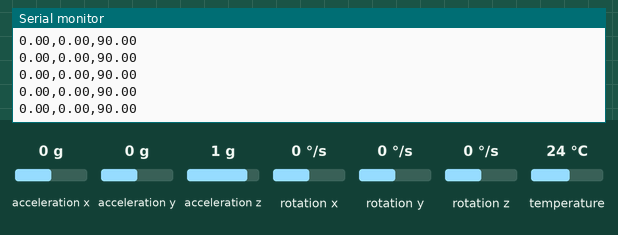
Bench run of a sketch on a simulated ESP32. On the bench: the last lines printed to the serial monitor. Inputs (shaded band) come from the test bench; at power-on: acceleration z 1 g, acceleration x 0 g, acceleration y 0 g, rotation x 0 °/s, rotation y 0 °/s, rotation z 0 °/s, temperature 24 °C. Nothing arrives over Bluetooth unless stated.

Above: at 1.3 s.
1.4 s: acceleration z set to 0 g
At 1.9 s:
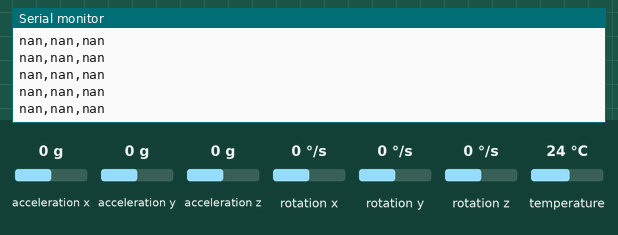
3.3 s: acceleration x set to -1.4 g
At 3.8 s:
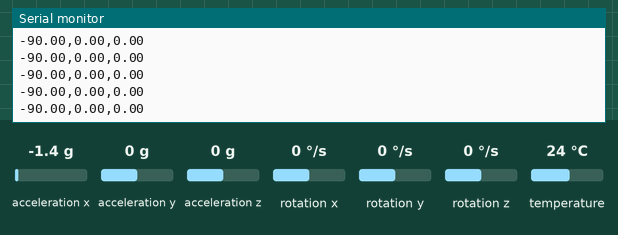
4.8 s: acceleration y set to -1.4 g
At 5.4 s:
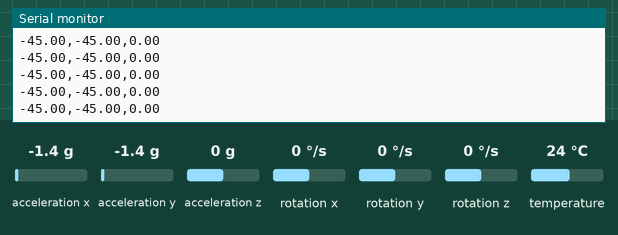
Timing chart, 0 to 7.8 s (numbered marks = the images above; inputs shaded):
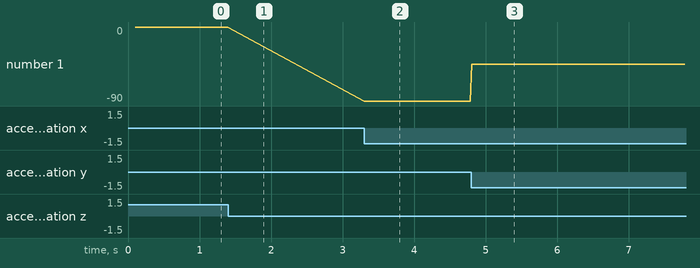

The sketch:

MPU_tilt_test.ino
```cpp
#include <ArduinoQueue.h>

// Basic demo for accelerometer readings from Adafruit MPU6050

#include <Adafruit_MPU6050.h>
#include <Adafruit_Sensor.h>
#include <Wire.h>

Adafruit_MPU6050 mpu;

#include "BluetoothSerial.h"

#if !defined(CONFIG_BT_ENABLED) || !defined(CONFIG_BLUEDROID_ENABLED)
#error Bluetooth is not enabled! Please run `make menuconfig` to and enable it
#endif

BluetoothSerial SerialBT;

void setup(void) {
  Serial.begin(9600);
  SerialBT.begin("Smart Pen 0.0");


  // Try to initialize!
  if (!mpu.begin()) {
    Serial.println("Failed to find MPU6050 chip");
    while (1) {
      delay(10);
    }
  }

  mpu.setAccelerometerRange(MPU6050_RANGE_16_G);
  mpu.setGyroRange(MPU6050_RANGE_250_DEG);
  mpu.setFilterBandwidth(MPU6050_BAND_21_HZ);
  Serial.println("");
  delay(100);
}


float roll, pitch, yaw;
float elapsedTime, currentTime, previousTime;
double previousTheta, previousGamma, previousPhi;
double calcTheta, calcGamma, calcPhi;
const int numAverage = 5;
int averageCounter = 0;
ArduinoQueue<double> data_Theta(numAverage);
ArduinoQueue<double> data_Gamma(numAverage);
ArduinoQueue<double> data_Phi(numAverage);

double previousRoll, previousPitch, previousYaw;
void loop() {

  /* Get new sensor events with the readings */
  sensors_event_t a, g, temp;
  mpu.getEvent(&a, &g, &temp);
  previousTime = currentTime;        // Previous time is stored before the actual time read
  currentTime = millis();            // Current time actual time read
  elapsedTime = (currentTime - previousTime) / 1000;
  /* Print out the values */
  //We know that the Gyro is in degrees per second
  double ax, ay, az;
  previousTheta = calcTheta;
  previousGamma = calcGamma;
  previousPhi = calcPhi;
  previousRoll = roll;
  previousPitch = pitch;
  previousYaw = yaw;
  calcTheta = 0;
  calcGamma = 0;
  calcPhi = 0;
  ax = a.acceleration.x;
  ay = a.acceleration.y;
  az = a.acceleration.z;
  const int LIM = 20;
  for(int x = 0; x < LIM; x++){
    calcTheta += (ax)/(sqrt(ay*ay + az*az));
    calcGamma += (ay)/(sqrt(ax*ax + az*az));
    calcPhi += (az)/(sqrt(ay*ay + ax*ax));
  }
  calcTheta = calcTheta/LIM;
  calcGamma = calcGamma/LIM;
  calcPhi = calcPhi/LIM;

  const int THRESHOLD = 3; //degrees

  roll = round(atan(calcTheta) * 180/3.14159265 );
  pitch = round( atan(calcGamma) * 180/3.14159265 );
  yaw = round( atan(calcPhi) * 180/3.14159265 );
  if((abs(previousRoll - roll) < THRESHOLD)){
     //if less than threshold do not overwrite previousTheta with new calcTheta. easiest way is to just replace
     roll = previousRoll;
  }
  if((abs(previousPitch - pitch) < THRESHOLD)){
     pitch = previousPitch;
  }
  if((abs(previousYaw - yaw) < THRESHOLD)){
     yaw = previousYaw;
  }
  // Serial.print("roll : ");
  Serial.print(roll);
  Serial.print(",");
  //Serial.print("pitch : ");
  Serial.print(pitch);
  Serial.print(",");
  //Serial.print("yaw : ");
  Serial.print(yaw);

  Serial.println("");

  SerialBT.print(roll);
  SerialBT.print(',');
  //Serial.print("pitch : ");
  SerialBT.print(pitch);
  SerialBT.print(',');
  //Serial.print("yaw : ");
  SerialBT.print(yaw);
  SerialBT.print('\n');

  delay(10);
}
```

Measured:
- after the input at 1.4 s, the serial monitor: prints a new line at once (image 1)
- after the input at 3.3 s, the serial monitor: prints a new line at once (image 2)
- after the input at 4.8 s, the serial monitor: prints a new line at once (image 3)
- plotted number 1: 0 → -90 after the input at 3.3 s, -90 → -45 after the input at 4.8 s
